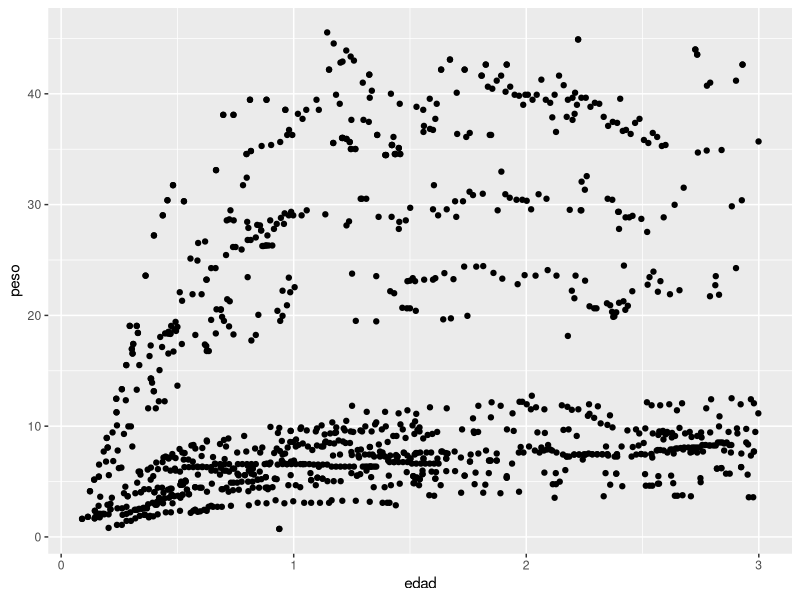
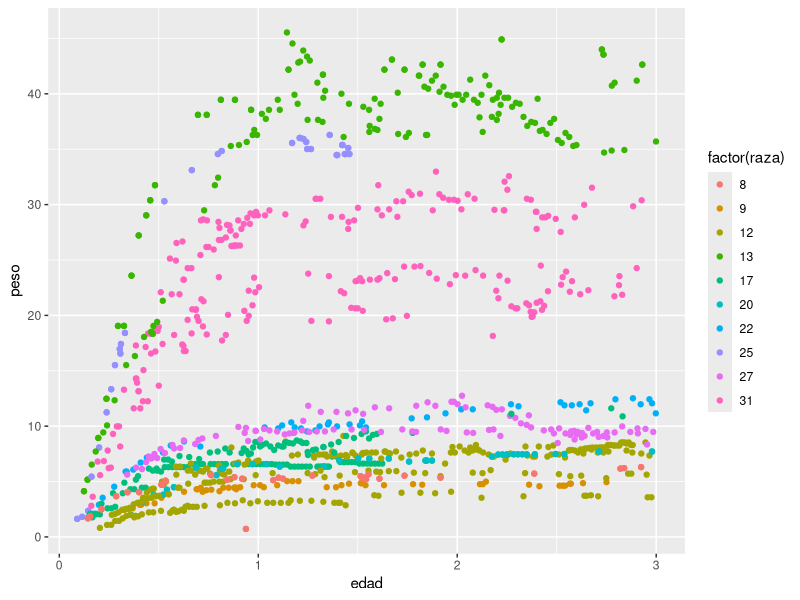
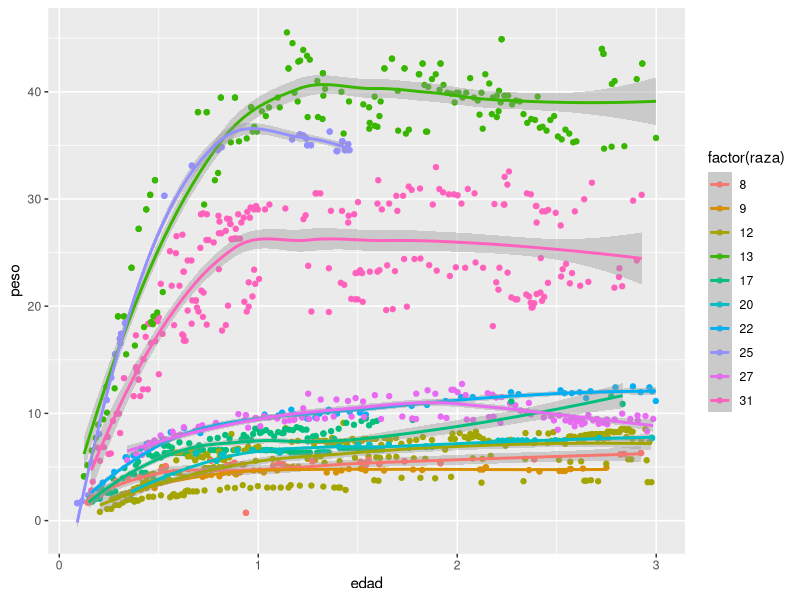
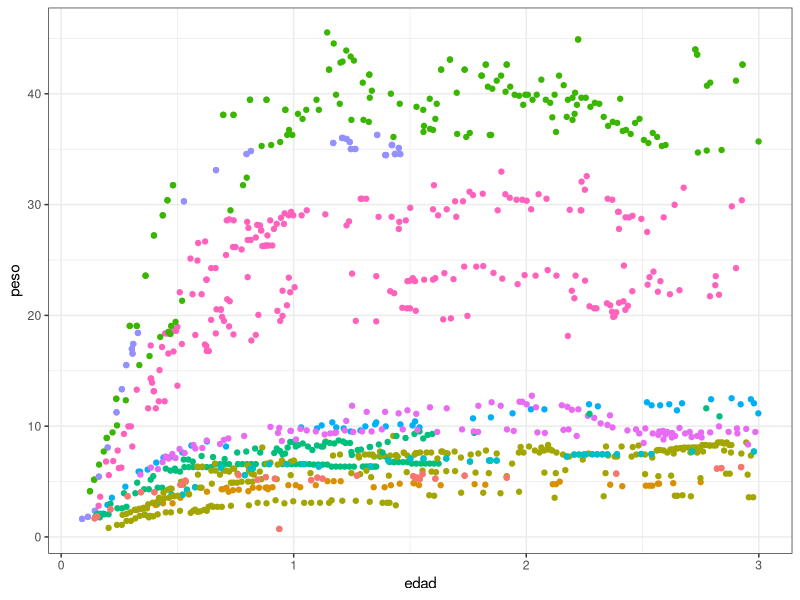
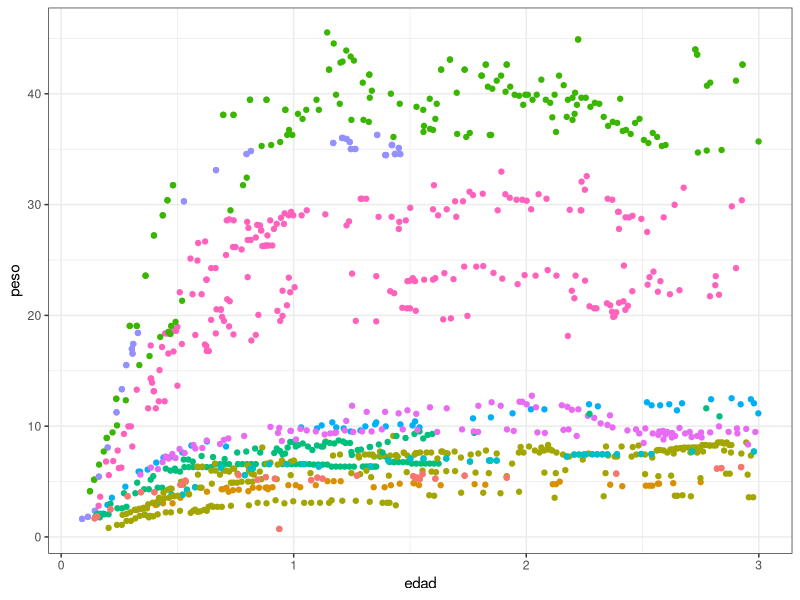

These figures' R source, in order:
library(ggplot2)
library(readr)

canes <- read.csv("crecimiento_canes.csv")

ggplot(canes)+
  geom_point(aes(edad,peso))


ggplot(canes)+
  geom_point(aes(edad,peso,color=factor(raza)))

ggplot(canes)+
  geom_point(aes(edad,peso,color=factor(raza)))+
  geom_smooth(aes(edad,peso,color=factor(raza)))

summary(lm(peso~edad+raza,data=canes))



ggplot(canes)+
  geom_point(aes(edad,peso,color=factor(raza)))+
  scale_color_discrete(guide="none")+
  theme_bw()

ggsave("figuras/peso_razas.png")
